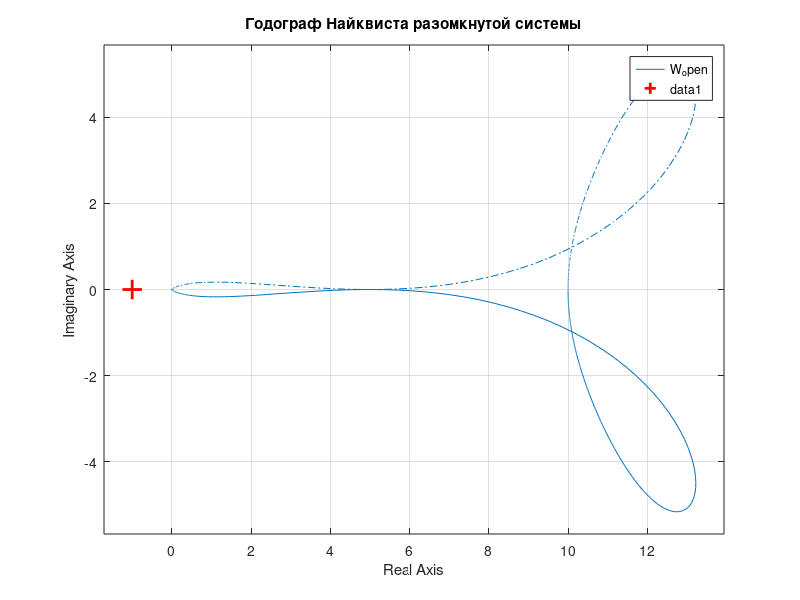
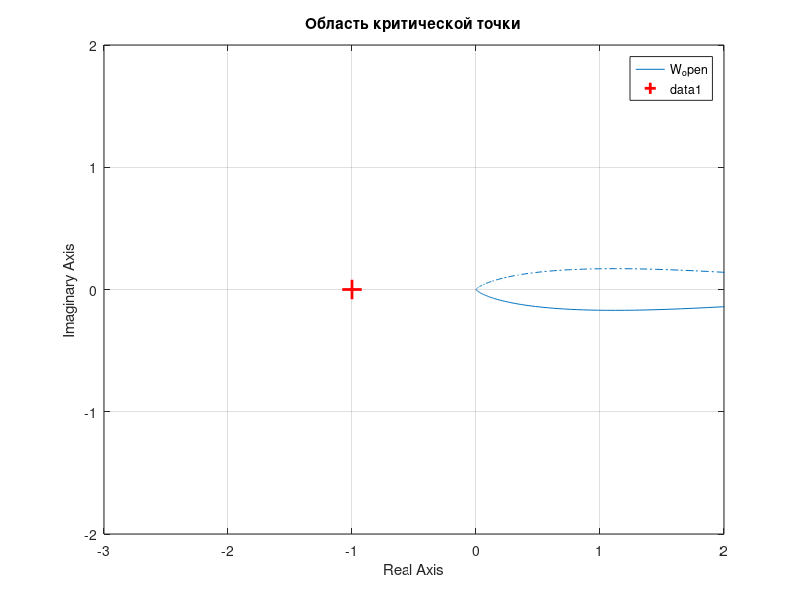

MATLAB code to generate these figures, in order: (Note: this script raises an error after producing the figures.)
clc; clear; close all;

s = tf('s');
W_open  = 10 / (s^5 + 3*s^4 + 2*s^3 + 2*s^2 + s + 1);
W_close = 10 / (s^5 + 3*s^4 + 2*s^3 + 2*s^2 + s + 11);

%% Годограф Найквиста разомкнутой системы
figure('Color', 'w');
nyquist(W_open);
grid on; hold on;
plot(-1, 0, 'r+', 'MarkerSize', 14, 'LineWidth', 2);
title('Годограф Найквиста разомкнутой системы');

figure('Color', 'w');
nyquist(W_open);
grid on; hold on;
plot(-1, 0, 'r+', 'MarkerSize', 14, 'LineWidth', 2);
xlim([-3 2]); ylim([-2 2]);
title('Область критической точки');

%% Кривая Михайлова замкнутой системы
[num, den] = tfdata(W_close, 'v');
D = round(den, 10);

w = 0:0.02:20;
Djw = polyval(D, 1i*w);

figure('Color', 'w');
plot(real(Djw), imag(Djw), 'b-', 'LineWidth', 1.8); hold on;
plot(real(Djw(1)), imag(Djw(1)), 'go', 'MarkerFaceColor', 'g', 'MarkerSize', 8);
plot(real(Djw(end)), imag(Djw(end)), 'rs', 'MarkerFaceColor', 'r', 'MarkerSize', 8);

text(real(Djw(1)),   imag(Djw(1)),   '  \omega = 0',   'Color', 'g');
text(real(Djw(end)), imag(Djw(end)), '  \omega = max', 'Color', 'r');

plot([0 0], [min(imag(Djw)) max(imag(Djw))], 'k:', 'LineWidth', 0.8);
plot([min(real(Djw)) max(real(Djw))], [0 0], 'k:', 'LineWidth', 0.8);

grid on; box on;
xlabel('Re D(j\omega)');
ylabel('Im D(j\omega)');
title('Кривая Михайлова D(j\omega)');
axis equal;

%% Прямая проверка устойчивости
time = 0:0.02:200;
[y_op, t_op] = step(W_open, time);
[y_cl, t_cl] = step(W_close, time);

figure('Color', 'w');
subplot(1,2,1);
plot(t_op, y_op, 'b', 'LineWidth', 2); grid on;
title('Разомкнутая система'); xlabel('t, с'); ylabel('y(t)');
ylim([-max(abs(y_op))*1.1 max(abs(y_op))*1.1]);

subplot(1,2,2);
plot(t_cl, y_cl, 'r', 'LineWidth', 2); grid on;
title('Замкнутая система'); xlabel('t, с'); ylabel('y(t)');
ylim([-max(abs(y_cl))*1.1 max(abs(y_cl))*1.1]);

sgtitle('Прямая проверка устойчивости', 'FontSize', 14);
